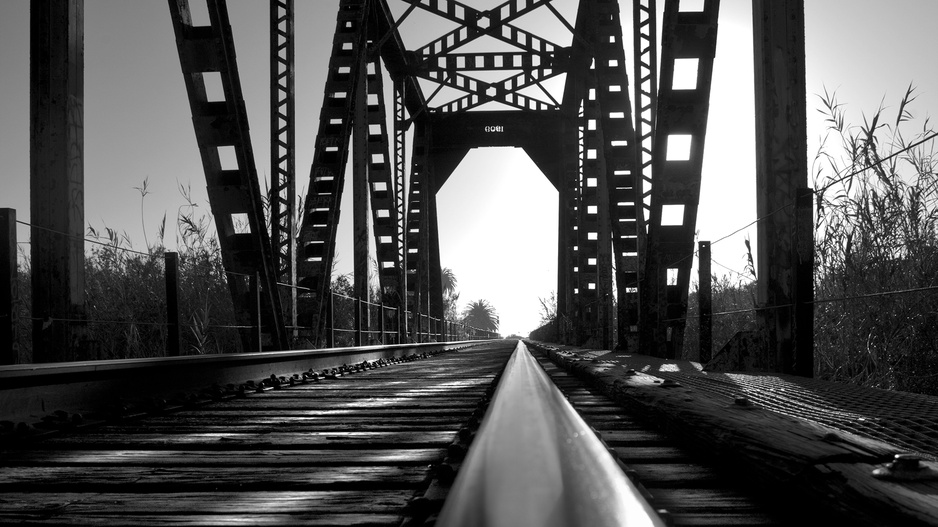
#> input picture ProgrammingAssignment3-2/image1.jpg, 938 x 527 px, shrunk from 1920 x 1080 before the run
$ python main.py
#> lines starting #> are read from the running program, lines starting #| are printed output that depends on the picture; after the words box and inside, x2 and y2 are one past the last pixel; in counts of white or black regions, pixels touching at a corner belong together
import cv2
import numpy as np
from matplotlib import pyplot as plt

input_image1 = cv2.imread('image1.jpg', 0)
#> input_image1 is the input picture: shape (527, 938); min 0, max 255, mean 82.6
input_image2 = cv2.imread('image2.jpg', 0)
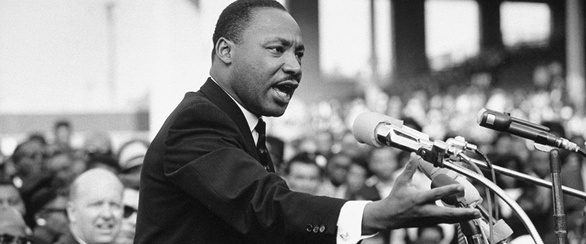
#> input picture ProgrammingAssignment3-2/image2.jpg, 586 x 244 px, shrunk from 1200 x 500 before the run
#> input_image2 is the input picture: shape (244, 586); min 6, max 255, mean 137.7
input_image3 = cv2.imread('image3.jpg', 0)
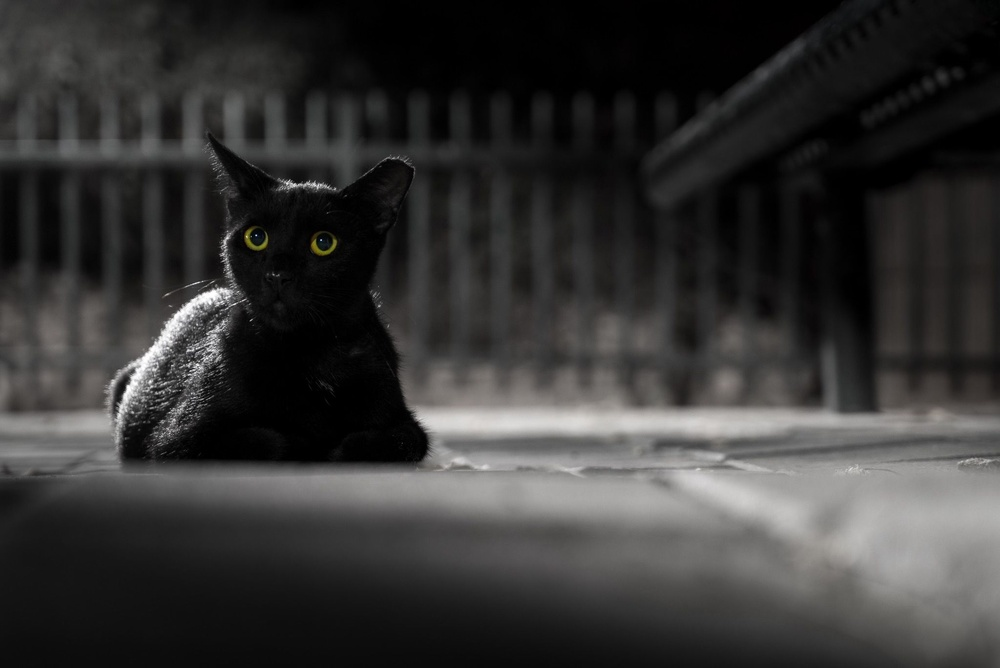
#> input picture ProgrammingAssignment3-2/image3.jpg, 1000 x 668 px, shrunk from 2048 x 1368 before the run
#> input_image3: shape (668, 1000); min 0, max 255, mean 53

current_Image = input_image1

# Show original image before any thresholding.
cv2.imshow('Original Image', current_Image)
cv2.waitKey(0)

# Manual thresholding that user must manipulate to change boundary for binary selection.
ret, threshold_1 = cv2.threshold(current_Image, 127, 255, cv2.THRESH_BINARY)
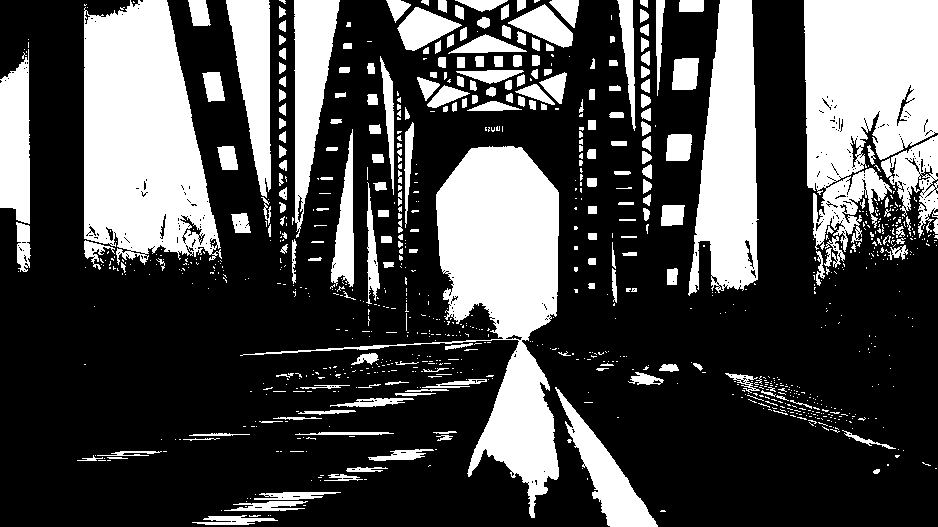
#> threshold_1: shape (527, 938); 29.9% white; 954 white regions (725 under 20 px), largest, box (x1, y1, x2, y2) and area: (240, 146, 559, 518) 27027, (84, 0, 222, 265) 26335, (804, 0, 938, 252) 23563

# Automatic thresholding that uses openCV otsu thresholding.
ret, threshold_2 = cv2.threshold(current_Image, 0, 255, cv2.THRESH_BINARY + cv2.THRESH_OTSU)
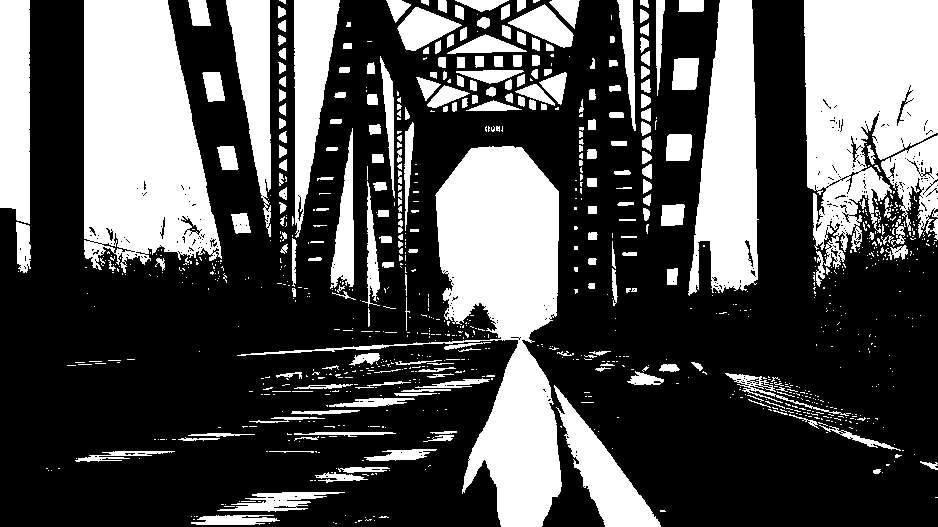
#> threshold_2: shape (527, 938); 32.6% white; 968 white regions (728 under 20 px), largest, box (x1, y1, x2, y2) and area: (237, 146, 562, 527) 30720, (84, 0, 222, 273) 27769, (804, 0, 938, 269) 24345
#> ret = 110

# Choose which thresholding to show.
current_Thresholding = threshold_2

# Show image after thresholding.
cv2.imshow('Threshold Binary', current_Thresholding)
cv2.waitKey(0)

# Show histogram of image after thresholding.

plt.hist(threshold_1.ravel(), 256, [0, 256])
plt.show()
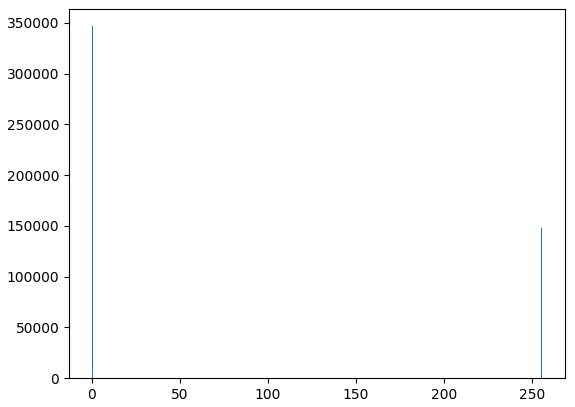
#> figure drawn by matplotlib, 1 panel; tallest bar 346588 high, from x = 0 to 1
